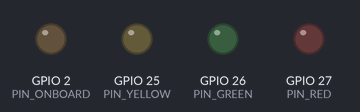
Simulated run of this sketch. Board: ESP32. Shown: output pins drawn as LEDs (lit = HIGH).

Above: at 0.2 s.
At 1.7 s:
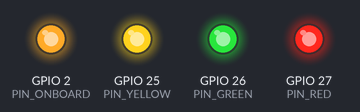
Timing chart, 0 to 3.0 s (numbered marks = the images above):
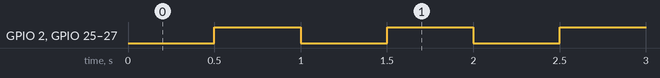

The sketch:

lab02.ino
```cpp
// 定义引脚
const int PIN_RED = 27;
const int PIN_YELLOW = 25;
const int PIN_GREEN = 26;
const int PIN_ONBOARD = 2; // 板载LED通常是13

// 定义闪烁间隔 (1Hz = 1000ms)
const unsigned long INTERVAL = 500;

// 记录上次闪烁的时间
unsigned long previousMillis = 0;

// 记录LED当前的状态 (LOW 或 HIGH)
int ledState = LOW;

void setup() {
  // 初始化引脚模式
  pinMode(PIN_RED, OUTPUT);
  pinMode(PIN_YELLOW, OUTPUT);
  pinMode(PIN_GREEN, OUTPUT);
  pinMode(PIN_ONBOARD, OUTPUT);

  // 初始状态全部熄灭
  digitalWrite(PIN_RED, LOW);
  digitalWrite(PIN_YELLOW, LOW);
  digitalWrite(PIN_GREEN, LOW);
  digitalWrite(PIN_ONBOARD, LOW);
}

void loop() {
  // 获取当前时间
  unsigned long currentMillis = millis();

  // 检查是否过了 1 秒
  if (currentMillis - previousMillis >= INTERVAL) {
    // 保存当前时间
    previousMillis = currentMillis;

    // 翻转状态变量
    if (ledState == LOW) {
      ledState = HIGH;
    } else {
      ledState = LOW;
    }

    // 同时更新所有四个 LED 的状态
    digitalWrite(PIN_RED, ledState);
    digitalWrite(PIN_YELLOW, ledState);
    digitalWrite(PIN_GREEN, ledState);
    digitalWrite(PIN_ONBOARD, ledState);
  }

}
```

Measured:
- by itself, GPIO 2 (PIN_ONBOARD), GPIO 25 (PIN_YELLOW), GPIO 26 (PIN_GREEN), GPIO 27 (PIN_RED): alternates HIGH for 0.50 s and LOW for 0.50 s
